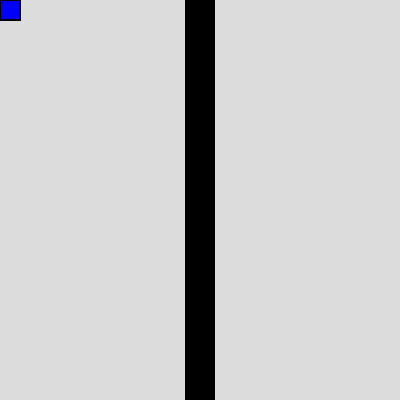
Frame 1 (no input)
Frame 60 (no input): identical to frame 1, image omitted
Frame 120 (the mouse pressed at the canvas centre since frame 60): identical to frame 1, image omitted

The p5.js sketch that drew this single still picture (run headless with seeded random() and noise() and a simulated clock; from frame 60 on, the mouse is pressed at the canvas centre):

// p5.js sketch
// ── sketch.js
let square;

function setup(){
  createCanvas(400,400);
  square = new sprite (0,0);
  loadPixels();
  print(pixels);
}

function draw(){
  background(220);

  strokeWeight(30);
  stroke("black");
  line(width/2,0,width/2,height);
  square.drawSprite();
  square.moveSprite();
}


class sprite {

  constructor(x,y){
		    this.x = x;
    		this.y = y;
        // this.canvasx = canvasX;
        // this.canvasy = canvasY;
      }

  drawSprite(){
        strokeWeight(2);
        fill("blue");
    		rect(this.x,this.y,20,20);

	}

	//update the location of the ball, so it moves across the screen
	moveSprite(){
		 if(keyIsDown(RIGHT_ARROW)){
       this.x = this.x + 10;
     }
     else if (keyIsDown(LEFT_ARROW)){
       this.x = this.x - 10;
     }
     else if (keyIsDown(DOWN_ARROW)){
       this.y = this.y + 10;
     }
     else if (keyIsDown(UP_ARROW)){
       this.y = this.y - 10;
    }
   }

}
